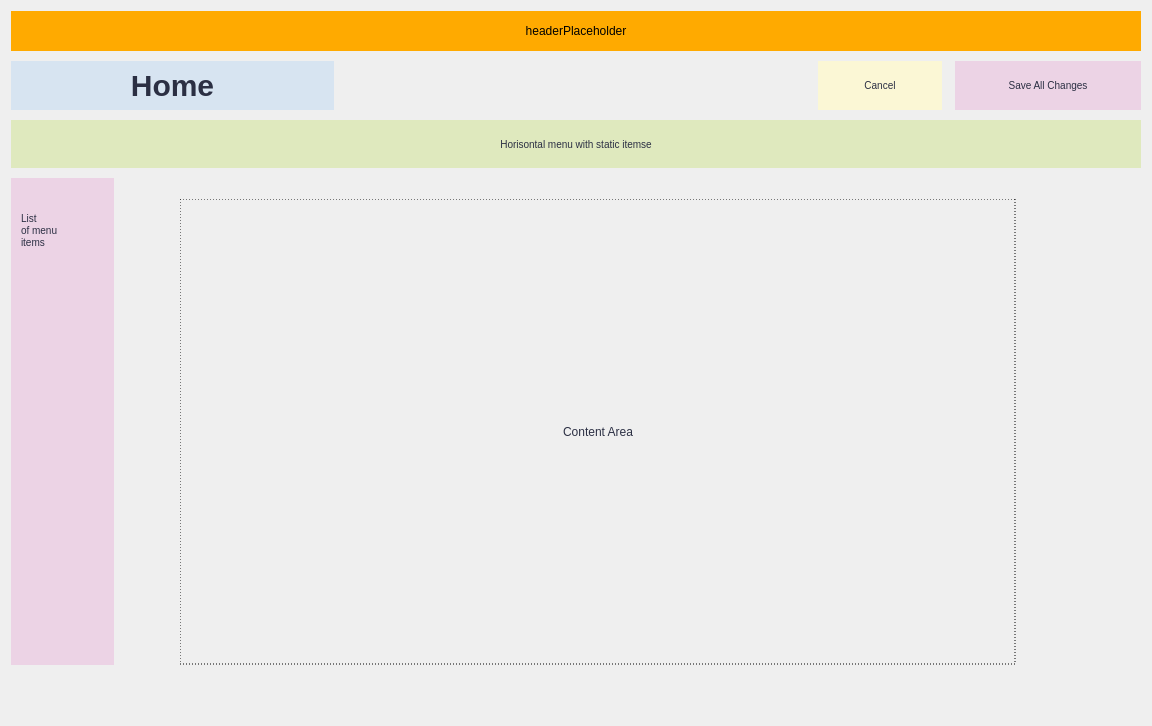
<?xml version="1.0" encoding="UTF-8"?>
<ui version="4.0">
 <class>Home</class>
 <widget class="QWidget" name="Home">
  <property name="geometry">
   <rect>
    <x>0</x>
    <y>0</y>
    <width>1152</width>
    <height>726</height>
   </rect>
  </property>
  <property name="windowTitle">
   <string>Home</string>
  </property>
  <layout class="QGridLayout" name="gridLayout">
   <item row="0" column="0">
    <layout class="QVBoxLayout" name="rootLayout" stretch="0,1,1,10">
     <property name="spacing">
      <number>10</number>
     </property>
     <property name="sizeConstraint">
      <enum>QLayout::SetNoConstraint</enum>
     </property>
     <property name="bottomMargin">
      <number>50</number>
     </property>
     <item>
      <widget class="QFrame" name="headerFrame">
       <property name="sizePolicy">
        <sizepolicy hsizetype="Minimum" vsizetype="Maximum">
         <horstretch>0</horstretch>
         <verstretch>0</verstretch>
        </sizepolicy>
       </property>
       <property name="minimumSize">
        <size>
         <width>0</width>
         <height>0</height>
        </size>
       </property>
       <layout class="QHBoxLayout" name="headerLayout" stretch="0">
        <property name="spacing">
         <number>0</number>
        </property>
        <property name="leftMargin">
         <number>0</number>
        </property>
        <property name="topMargin">
         <number>0</number>
        </property>
        <property name="rightMargin">
         <number>0</number>
        </property>
        <property name="bottomMargin">
         <number>0</number>
        </property>
        <item>
         <widget class="QLabel" name="headerPlaceholder">
          <property name="minimumSize">
           <size>
            <width>0</width>
            <height>40</height>
           </size>
          </property>
          <property name="styleSheet">
           <string notr="true">background-color: rgb(255, 170, 0);</string>
          </property>
          <property name="text">
           <string>headerPlaceholder</string>
          </property>
          <property name="alignment">
           <set>Qt::AlignCenter</set>
          </property>
          <property name="margin">
           <number>0</number>
          </property>
         </widget>
        </item>
       </layout>
      </widget>
     </item>
     <item>
      <layout class="QHBoxLayout" name="CTALayout" stretch="2,3,2">
       <property name="spacing">
        <number>0</number>
       </property>
       <property name="sizeConstraint">
        <enum>QLayout::SetNoConstraint</enum>
       </property>
       <item>
        <widget class="QLabel" name="pageName">
         <property name="styleSheet">
          <string notr="true">background:  #D7E4F1;
color:  #2B2F43;
font-size: 30px;
font-weight:  700;
text-align: center;</string>
         </property>
         <property name="text">
          <string>Home</string>
         </property>
         <property name="alignment">
          <set>Qt::AlignCenter</set>
         </property>
        </widget>
       </item>
       <item>
        <spacer name="horizontalSpacer_2">
         <property name="orientation">
          <enum>Qt::Horizontal</enum>
         </property>
         <property name="sizeHint" stdset="0">
          <size>
           <width>40</width>
           <height>20</height>
          </size>
         </property>
        </spacer>
       </item>
       <item>
        <layout class="QHBoxLayout" name="CTAButtons" stretch="2,3">
         <property name="spacing">
          <number>13</number>
         </property>
         <property name="bottomMargin">
          <number>0</number>
         </property>
         <item>
          <widget class="QLabel" name="cancelButton">
           <property name="styleSheet">
            <string notr="true">background:  #FBF7D5;
color:  #2B2F43;
font-size: 10px;
font-weight:  400;
text-align: center;</string>
           </property>
           <property name="text">
            <string>Cancel</string>
           </property>
           <property name="alignment">
            <set>Qt::AlignCenter</set>
           </property>
          </widget>
         </item>
         <item>
          <widget class="QLabel" name="saveButton">
           <property name="styleSheet">
            <string notr="true">background:  #ECD3E5;
color:  #2B2F43;
font-size: 10px;
font-weight:  400;
text-align: center;</string>
           </property>
           <property name="text">
            <string>Save All Changes</string>
           </property>
           <property name="alignment">
            <set>Qt::AlignCenter</set>
           </property>
          </widget>
         </item>
        </layout>
       </item>
      </layout>
     </item>
     <item>
      <layout class="QHBoxLayout" name="topMenu">
       <item>
        <widget class="QLabel" name="label">
         <property name="styleSheet">
          <string notr="true">background:  #DFE9BE;
color:  #2B2F43;
font-size: 10px;
font-weight:  400;
text-align: center;</string>
         </property>
         <property name="text">
          <string>Horisontal menu with static itemse</string>
         </property>
         <property name="alignment">
          <set>Qt::AlignCenter</set>
         </property>
        </widget>
       </item>
      </layout>
     </item>
     <item>
      <layout class="QHBoxLayout" name="bodyLayout" stretch="1,10">
       <property name="spacing">
        <number>0</number>
       </property>
       <property name="sizeConstraint">
        <enum>QLayout::SetNoConstraint</enum>
       </property>
       <property name="rightMargin">
        <number>0</number>
       </property>
       <item>
        <layout class="QVBoxLayout" name="localNavigataion">
         <item>
          <widget class="QLabel" name="navigatiionMock">
           <property name="styleSheet">
            <string notr="true">background:  #ECD3E5;
color:  #2B2F43;
font-size: 10px;
font-weight:  400;
text-align: center;
padding-top:  32px;
padding-left: 8px;
</string>
           </property>
           <property name="text">
            <string>List 
of menu 
items</string>
           </property>
           <property name="alignment">
            <set>Qt::AlignLeading|Qt::AlignLeft|Qt::AlignTop</set>
           </property>
          </widget>
         </item>
        </layout>
       </item>
       <item>
        <layout class="QVBoxLayout" name="contentArea">
         <property name="spacing">
          <number>0</number>
         </property>
         <property name="leftMargin">
          <number>66</number>
         </property>
         <property name="topMargin">
          <number>21</number>
         </property>
         <property name="rightMargin">
          <number>125</number>
         </property>
         <item>
          <widget class="QLabel" name="contentMock">
           <property name="styleSheet">
            <string notr="true">font-size:  12px;
font-weight: 400;
color:  #2B2F43;
border: 1px dashed black;</string>
           </property>
           <property name="text">
            <string>Content Area</string>
           </property>
           <property name="alignment">
            <set>Qt::AlignCenter</set>
           </property>
          </widget>
         </item>
        </layout>
       </item>
      </layout>
     </item>
    </layout>
   </item>
  </layout>
 </widget>
 <resources/>
 <connections/>
</ui>
